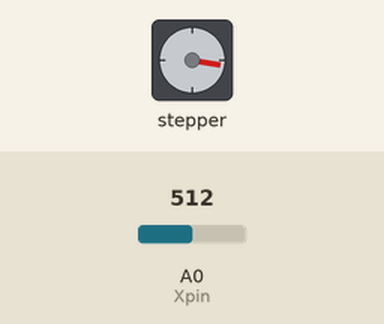
Simulated run of this sketch. Board: Arduino Uno, built with avr-gcc and run on an emulated ATmega328P. On the bench: stepper motor. Wiring (inferred from the names in the program): stepper motor driver (200 steps per turn assumed): step pin 3; direction pin 4. The inputs (shaded band) are chosen by the test bench; at power-on: A0 (Xpin) = 512. What the sketch prints to the serial monitor is not drawn.

Above: at 1.2 s.
1.3 s: A0 (Xpin) set to 501
At 1.3 s:
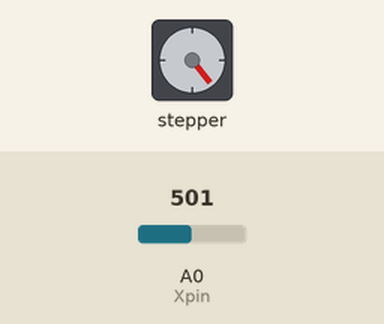
2.8 s: A0 (Xpin) set to 511
At 3.25 s:
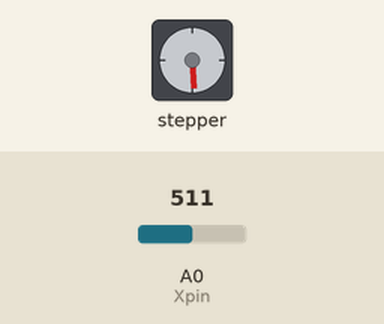
At 3.86 s:
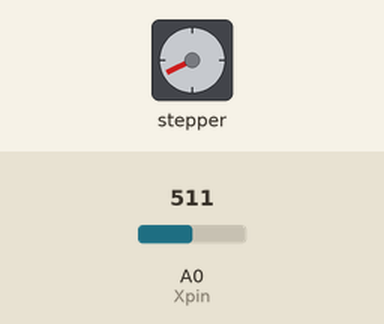
5.8 s: A0 (Xpin) set to 0
Timing chart, 0 to 17.8 s (numbered marks = the images above; inputs shaded):
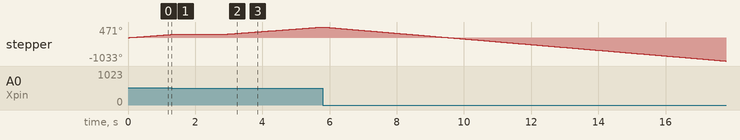

Measured:
- the behaviour switches between 502 and 501 on A0 (Xpin) (found by bisection; images 0 and 1)
- after the input at 1.3 s, stepper: stops changing and stays 142°
- after the input at 2.8 s, stepper: keeps turning clockwise at about 110°/s, starting at once
- by itself, stepper: keeps turning clockwise at about 111°/s

The sketch:

joystick_atope_mio_15-05-2017.ino
```cpp
//declarar pines digital i analogicos step, dir, y eje x del joystick
const int stepPin = 3;
const int dirPin = 4;
int Xpin = A0;

//crear variables numeros enteros
int joy = 0;
int var = 0;

//regula velocitat
int vel = 7;

void setup() {
Serial.begin(115200); //serial begin para ver valores desde el ordenador

 pinMode(stepPin,OUTPUT); //declaro step i dir como pines de salida
  pinMode(dirPin,OUTPUT);
pinMode(Xpin, INPUT);//declaro Xpin como entrada


}

void loop() {

joy = analogRead(Xpin);//La leectura analogica de Xpin será igual a la variable joy
var = map(joy, 0, 1023, 0, 200); //Declaro la variable var como un mapeado para establecer la salida de 1023 a 200

joy = analogRead(Xpin);//Lee la entrada de Xpin y la guardamos en joy
Serial.print(var); //imprimimos por consola la variable var

  //
  if (var < 96) {
  digitalWrite(dirPin, LOW);

  digitalWrite(stepPin, HIGH);
  delay(vel);
  digitalWrite(stepPin, LOW);
  delay(vel);

  }else if(var > 97){
    digitalWrite(dirPin, HIGH);

  digitalWrite(stepPin, HIGH);
  delay(vel+1.5);
  digitalWrite(stepPin, LOW);
  delay(vel+1.5);
  }

//Si var es mayor que 97 que se mueva hacia un lado
/*if (var > 97) {
  digitalWrite(dirPin, HIGH);

  digitalWrite(stepPin, HIGH);
  delay(vel);
  digitalWrite(stepPin, LOW);
  delay(vel);

  }*/
  //delay(10);


}
```
